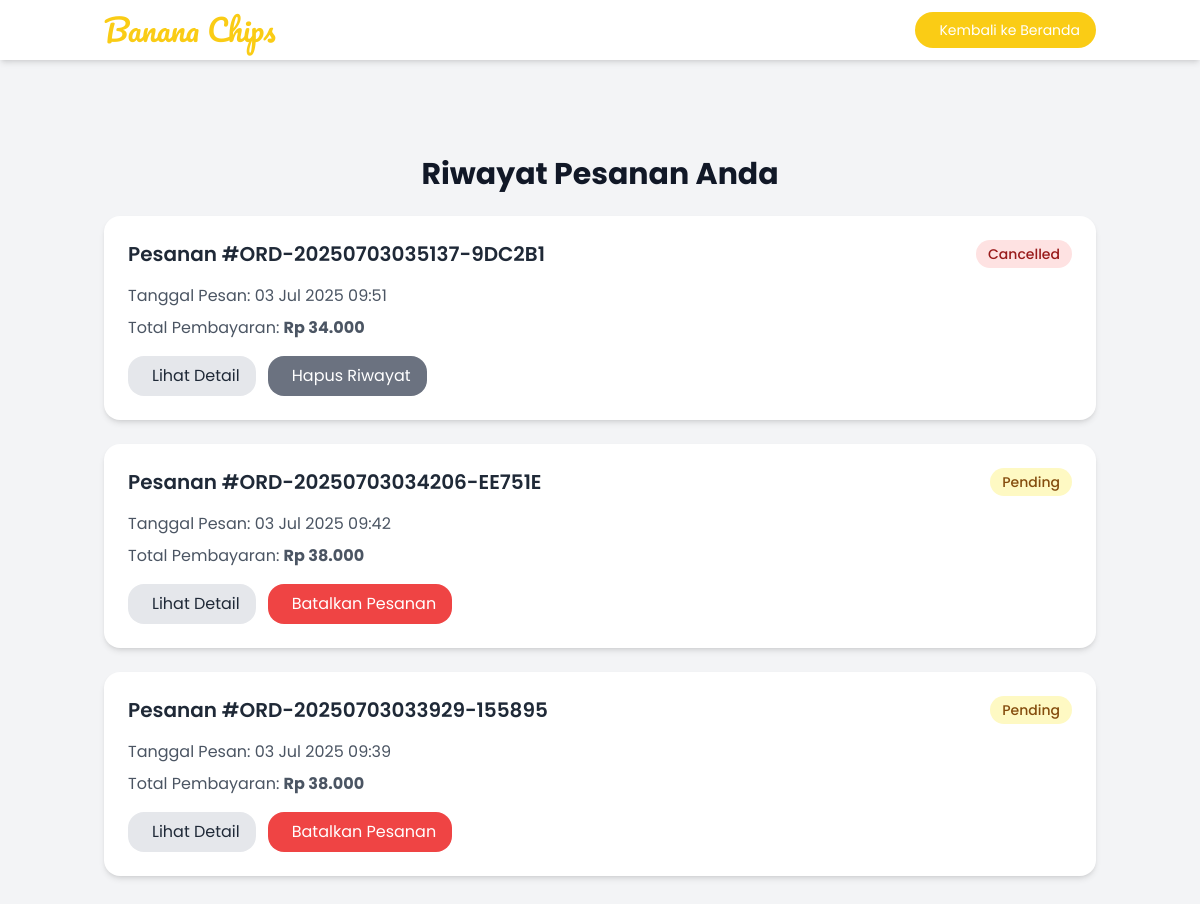
/history.php (signed in), run on the app's committed database.
### tables this page shows
CREATE TABLE `orders` (
  `id` int(11) NOT NULL,
  `order_code` varchar(50) NOT NULL,
  `customer_name` varchar(100) NOT NULL,
  `customer_phone` varchar(20) NOT NULL,
  `customer_address` text NOT NULL,
  `payment_method` varchar(20) NOT NULL,
  `subtotal` decimal(10,2) NOT NULL,
  `shipping_cost` decimal(10,2) NOT NULL,
  `total` decimal(10,2) NOT NULL,
  `notes` text DEFAULT NULL,
  `status` varchar(20) DEFAULT 'pending',
  `created_at` datetime DEFAULT NULL,
  `user_id` int(11) NOT NULL
);

### component/auth.php (called while the page is built, shortened)
<?php
function getUserId() {
    return $_SESSION['user_id'] ?? null;
}
?>

### history.php (the view, shortened to what this page needs)
<?php
require_once 'config/database.php';
require_once 'component/auth.php';
$user_id = getUserId();
$orders = [];
$stmt = mysqli_prepare($conn, "SELECT o.id, o.order_code, o.total, o.status, o.created_at,
                               (SELECT COUNT(*) FROM testimonials WHERE order_id = o.id AND user_id = ?) as has_testimonial
                        FROM orders o
                        WHERE o.user_id = ?
                        ORDER BY o.created_at DESC");
mysqli_stmt_bind_param($stmt, "ii", $user_id, $user_id);
mysqli_stmt_execute($stmt);
$result = mysqli_stmt_get_result($stmt);
while ($row = mysqli_fetch_assoc($result)) {
    $orders[] = $row;
}
?>
<!DOCTYPE html>
<html lang="id" class="scroll-smooth">
<head>
    <script src="https://cdn.tailwindcss.com/3.4.16"></script>
    <link href="https://cdn.jsdelivr.net/npm/remixicon@3.5.0/fonts/remixicon.css" rel="stylesheet">
</head>
<body class="bg-gray-100 min-h-screen">
    <nav class="sticky top-0 z-50 bg-white shadow-md">
        <div class="container mx-auto px-4 py-3 flex items-center justify-between">
            <div class="flex items-center">
                <h1 class="text-3xl font-['Pacifico'] text-primary">Banana Chips</h1>
            </div>
            <div class="flex items-center space-x-4">
                <a href="index.php"
                    class="bg-primary hover:bg-primary/90 text-white py-2 px-4 rounded-full text-sm transition">
                    <i class="ri-arrow-left-line mr-2"></i> Kembali ke Beranda
                </a>
            </div>
        </div>
    </nav>
    <div class="container mx-auto px-4 py-8 mt-16">
        <h2 class="text-3xl font-bold text-gray-900 mb-6 text-center">Riwayat Pesanan Anda</h2>
        <?php if (empty($orders)): ?>
            <div class="text-center py-12 bg-white rounded-lg shadow-md">
                <p class="text-gray-500 text-lg">Anda belum memiliki riwayat pesanan.</p>
                <a href="index.php#products"
                    class="mt-4 inline-block bg-primary-color text-white py-2 px-4 rounded-lg hover-bg-primary-color transition">Mulai
                    Belanja</a>
            </div>
        <?php else: ?>
            <div class="grid grid-cols-1 gap-6">
                <?php foreach ($orders as $order): ?>
                    <div class="bg-white rounded-lg shadow-md p-6">
                        <div class="flex justify-between items-center mb-4">
                            <h3 class="text-xl font-semibold text-gray-800">Pesanan
                                #<?= htmlspecialchars($order['order_code']) ?></h3>
                            <span class="px-3 py-1 rounded-full text-sm font-medium
                                <?php
                                if ($order['status'] === 'pending')
                                    echo 'bg-yellow-100 text-yellow-800';
                                elseif ($order['status'] === 'processing')
                                    echo 'bg-blue-100 text-blue-800';
                                elseif ($order['status'] === 'shipped')
                                    echo 'bg-purple-100 text-purple-800';
                                elseif ($order['status'] === 'completed')
                                    echo 'bg-green-100 text-green-800';
                                elseif ($order['status'] === 'cancelled')
                                    echo 'bg-red-100 text-red-800';
                                else
                                    echo 'bg-gray-100 text-gray-800';
                                ?>
                            ">
                                <?= ucfirst($order['status']) ?>
                            </span>
                        </div>
                        <p class="text-gray-600 mb-2">Tanggal Pesan: <?= date('d M Y H:i', strtotime($order['created_at'])) ?>
                        </p>
                        <p class="text-gray-600 mb-4">Total Pembayaran: <span class="font-bold text-primary-color">Rp
                                <?= number_format($order['total'], 0, ',', '.') ?></span></p>
                        <div class="flex flex-wrap gap-3">
                            <button
                                class="view-details-btn bg-gray-200 hover:bg-gray-300 text-gray-800 py-2 px-4 rounded-lg transition"
                                data-order-id="<?= $order['id'] ?>">
                                <i class="ri-eye-line mr-2"></i>Lihat Detail
                            </button>
                            <?php if ($order['status'] === 'pending'): ?>
                                <form action="" method="POST"
                                    onsubmit="return confirm('Apakah Anda yakin ingin membatalkan pesanan ini? Pembatalan tidak dapat dibatalkan.');">
                                    <button type="submit"
                                        class="bg-red-500 hover:bg-red-600 text-white py-2 px-4 rounded-lg transition">
                                        <i class="ri-close-circle-line mr-2"></i>Batalkan Pesanan
                                    </button>
                                </form>
                            <?php elseif ($order['status'] === 'cancelled'): ?>
                                <form action="" method="POST"
                                    onsubmit="return confirm('Apakah Anda yakin ingin menghapus riwayat pesanan ini? Ini tidak dapat dikembalikan.');">
                                    <button type="submit"
                                        class="bg-gray-500 hover:bg-gray-600 text-white py-2 px-4 rounded-lg transition">
                                        <i class="ri-delete-bin-line mr-2"></i>Hapus Riwayat
                                    </button>
                                </form>
                            <?php elseif ($order['status'] === 'completed' && $order['has_testimonial']): ?>
                                <button class="bg-gray-400 text-white py-2 px-4 rounded-lg cursor-not-allowed" disabled>
                                    <i class="ri-check-double-line mr-2"></i>Testimoni Diberikan
                                </button>
                            <?php endif; ?>
                        </div>
                    </div>
                <?php endforeach; ?>
            </div>
        <?php endif; ?>
    </div>
</body>
</html>

### history.php (style rules this page uses)
body { font-family: "Poppins", sans-serif; }

### data on the page
orders: order_code "ORD-20250703035137-9DC2B1", status "Cancelled", created_at "03 Jul 2025 09:51", total "34.000"
orders: order_code "ORD-20250703034206-EE751E", status "Pending", created_at "03 Jul 2025 09:42", total "38.000"
orders: order_code "ORD-20250703033929-155895", status "Pending", created_at "03 Jul 2025 09:39", total "38.000"
